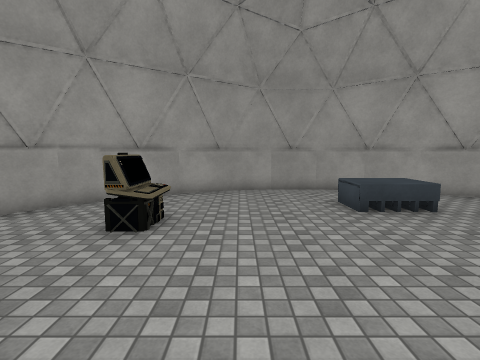
View 1 (above)

12 first-person views from a walk through a scene from a Unity 3-D project. The camera is 1.5 m above the floor, tilts 6° down and sees 85° across. The floor is counted in squares, 1 m on a side. Each view is taken from the middle of a square. On the plan, view 1 faces up. The plan holds only what a view shows up to about 14 squares ahead; the rest is blank. The place goes on beyond the plan. The player character is not drawn. Door leaves are left out, so doorways stand open. Surface patterns are stand-ins for the level's own textures.

View 2
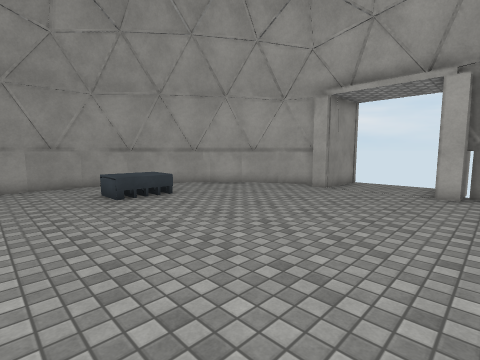

View 3
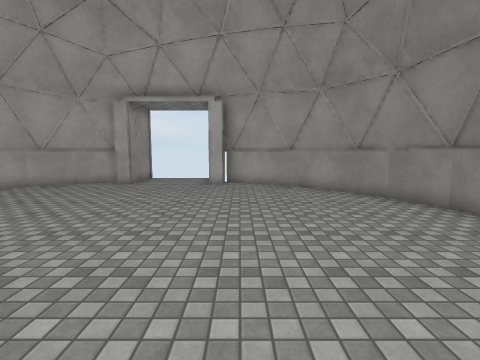

View 4
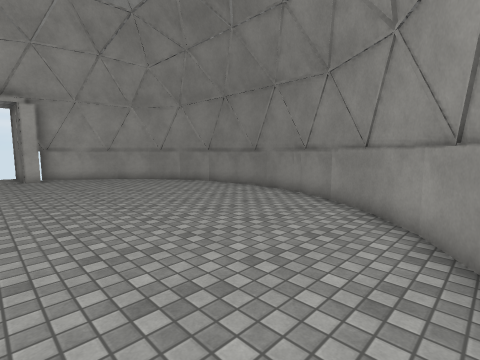

View 5
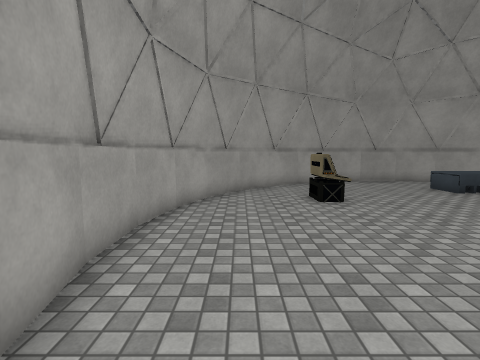

View 6
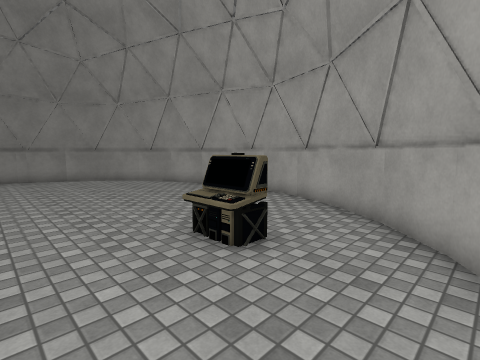

View 7
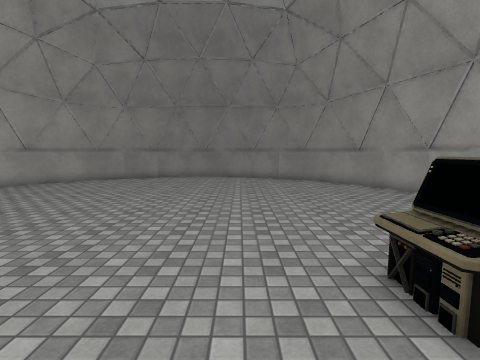

View 8
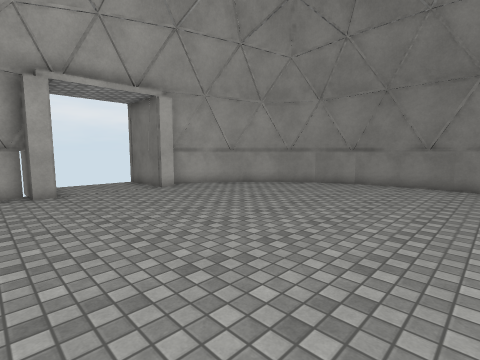

View 9
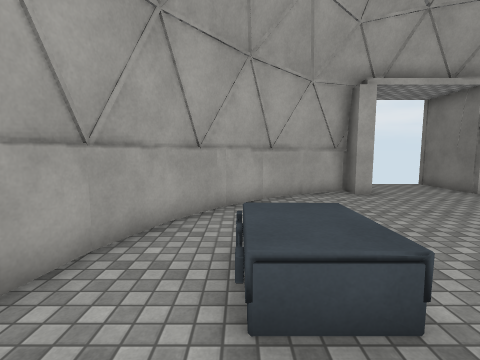

View 10
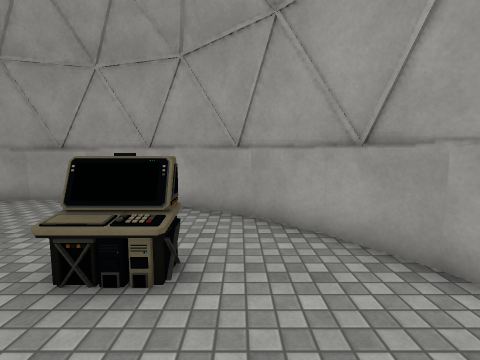

View 11
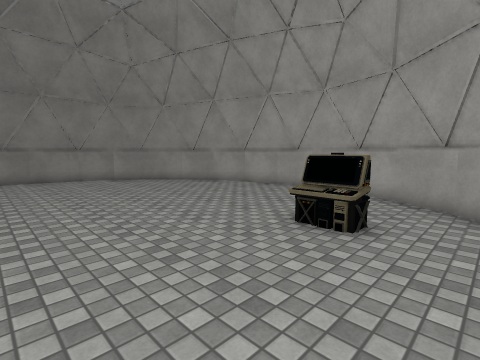

View 12
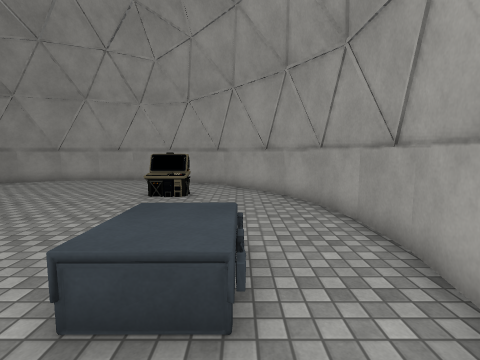

### Floor plan
Points are (right, up) in squares from view 1. A wall is a line through its corners. A room is listed if a view was taken in it or the views show most of it. See-through windows are left out.
Room 1 (views 1, 2, 3, 4, 5, 6, 7, 8, 9, 10, 11, 12)
walls: (1.2, -7.9) (3.1, -7.9); (-3.8, -5.8) (-2.2, -6.9); (-0.8, -7.5) (2.2, -8.1) (5, -7.6); (-6.1, -3) (-5, -4.7); (-5.4, -4.2) (-3.4, -6.2); (4.8, -7.6) (7.8, -6.4); (-6.8, -1.2) (-5.5, -4.2); (6.5, -6.9) (8.2, -5.8); (-7.1, 2.4) (-7.1, 0.4); (-3.5, -6.4) (-0.7, -7.5) (-0.2, -7.6); (7.7, -6.3) (9.7, -4.2); (-6.7, 4.2) (-7.3, 1.3) (-6.7, -1.5); (9.4, -4.6) (10.4, -3); (-5, 7.3) (-6.1, 5.7); (9.9, -4.2) (11.1, -1.3); (-2.1, 9.6) (-3.8, 8.5); (-5.5, 6.9) (-6.8, 3.9); (11.1, 4) (9.9, 7); (-3.3, 9) (-5.4, 6.9); (-0.4, 10.3) (-3.4, 9.1); (3.1, 10.6) (1.2, 10.6); (10.5, 5.6) (9.3, 7.3); (8, 8.6) (6.5, 9.6); (9.7, 6.9) (7.7, 8.9); (5.1, 10.2) (2.2, 10.8) (-0.7, 10.2); (11.3, 3.8) (11.2, 4.3); (7.8, 9) (4.8, 10.3); (12.6, -1.2) (10.3, -1.2) (10.3, -0.5) (13.4, -0.5); (13.4, 3.2) (10.3, 3.2) (10.3, 3.8) (12.6, 3.8)
ways out: open door at (12.6, 1)
objects: other object (-2, 5) to (-2, 6); other object (3, 7) to (5, 8)

Where each view was taken, in squares from view 1:
view 1: 0 up, 0 right, facing up
view 2: 2 down, 0 right, facing up-right
view 3: 2 down, 2 left, facing right
view 4: 1 up, 6 left, facing down-right
view 5: 3 down, 5 left, facing up
view 6: 9 up, 1 right, facing down-left
view 7: 8 up, 0 right, facing down
view 8: 5 up, 0 right, facing down-right
view 9: 8 up, 1 right, facing right
view 10: 7 up, 1 right, facing left
view 11: 8 up, 3 right, facing down-left
view 12: 8 up, 7 right, facing left
